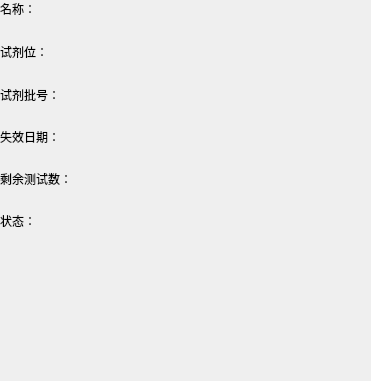
  <widget class="QWidget" name="widget_20" native="true">
   <property name="geometry">
    <rect>
     <x>33</x>
     <y>67</y>
     <width>371</width>
     <height>381</height>
    </rect>
   </property>
   <layout class="QGridLayout" name="gridLayout_4">
    <property name="leftMargin">
     <number>0</number>
    </property>
    <property name="topMargin">
     <number>0</number>
    </property>
    <property name="rightMargin">
     <number>0</number>
    </property>
    <property name="bottomMargin">
     <number>0</number>
    </property>
    <property name="horizontalSpacing">
     <number>10</number>
    </property>
    <property name="verticalSpacing">
     <number>24</number>
    </property>
    <item row="2" column="1">
     <widget class="QLabel" name="reagentLot">
      <property name="text">
       <string/>
      </property>
      <property name="fonts" stdset="0">
       <string notr="true">18</string>
      </property>
     </widget>
    </item>
    <item row="4" column="0">
     <widget class="QLabel" name="label_14">
      <property name="text">
       <string>剩余测试数：</string>
      </property>
      <property name="fonts" stdset="0">
       <string notr="true">18</string>
      </property>
     </widget>
    </item>
    <item row="4" column="1">
     <widget class="QLabel" name="reagentLastTimes">
      <property name="text">
       <string/>
      </property>
      <property name="fonts" stdset="0">
       <string notr="true">18</string>
      </property>
     </widget>
    </item>
    <item row="5" column="0">
     <widget class="QLabel" name="label_10">
      <property name="text">
       <string>状态：</string>
      </property>
      <property name="alignment">
       <set>Qt::AlignLeading|Qt::AlignLeft|Qt::AlignTop</set>
      </property>
      <property name="fonts" stdset="0">
       <string notr="true">18</string>
      </property>
     </widget>
    </item>
    <item row="3" column="1">
     <widget class="QLabel" name="reagentTimelimite">
      <property name="text">
       <string/>
      </property>
      <property name="fonts" stdset="0">
       <string notr="true">18</string>
      </property>
     </widget>
    </item>
    <item row="5" column="1">
     <widget class="QLabel" name="reagentStatus">
      <property name="minimumSize">
       <size>
        <width>240</width>
        <height>120</height>
       </size>
      </property>
      <property name="maximumSize">
       <size>
        <width>240</width>
        <height>120</height>
       </size>
      </property>
      <property name="styleSheet">
       <string notr="true"/>
      </property>
      <property name="text">
       <string/>
      </property>
      <property name="alignment">
       <set>Qt::AlignLeading|Qt::AlignLeft|Qt::AlignTop</set>
      </property>
      <property name="wordWrap">
       <bool>true</bool>
      </property>
      <property name="fonts" stdset="0">
       <string notr="true">18</string>
      </property>
     </widget>
    </item>
    <item row="1" column="0">
     <widget class="QLabel" name="label_18">
      <property name="text">
       <string>试剂位：</string>
      </property>
      <property name="fonts" stdset="0">
       <string notr="true">18</string>
      </property>
     </widget>
    </item>
    <item row="1" column="1">
     <widget class="QLabel" name="reagentPostion">
      <property name="text">
       <string/>
      </property>
      <property name="fonts" stdset="0">
       <string notr="true">18</string>
      </property>
     </widget>
    </item>
    <item row="2" column="0">
     <widget class="QLabel" name="label_22">
      <property name="text">
       <string>试剂批号：</string>
      </property>
      <property name="fonts" stdset="0">
       <string notr="true">18</string>
      </property>
     </widget>
    </item>
    <item row="0" column="0">
     <widget class="QLabel" name="label_8">
      <property name="text">
       <string>名称：</string>
      </property>
      <property name="fonts" stdset="0">
       <string notr="true">18</string>
      </property>
     </widget>
    </item>
    <item row="0" column="1">
     <widget class="toolTipLabel" name="reagentName">
      <property name="text">
       <string notr="true"/>
      </property>
      <property name="wordWrap">
       <bool>true</bool>
      </property>
      <property name="fonts" stdset="0">
       <string notr="true">18</string>
      </property>
     </widget>
    </item>
    <item row="3" column="0">
     <widget class="QLabel" name="label_26">
      <property name="text">
       <string>失效日期：</string>
      </property>
      <property name="fonts" stdset="0">
       <string notr="true">18</string>
      </property>
     </widget>
    </item>
    <item row="1" column="2">
     <spacer name="horizontalSpacer_17">
      <property name="orientation">
       <enum>Qt::Horizontal</enum>
      </property>
      <property name="sizeHint" stdset="0">
       <size>
        <width>40</width>
        <height>20</height>
       </size>
      </property>
     </spacer>
    </item>
    <item row="6" column="0">
     <spacer name="verticalSpacer_10">
      <property name="orientation">
       <enum>Qt::Vertical</enum>
      </property>
      <property name="sizeHint" stdset="0">
       <size>
        <width>20</width>
        <height>40</height>
       </size>
      </property>
     </spacer>
    </item>
   </layout>
  </widget>
